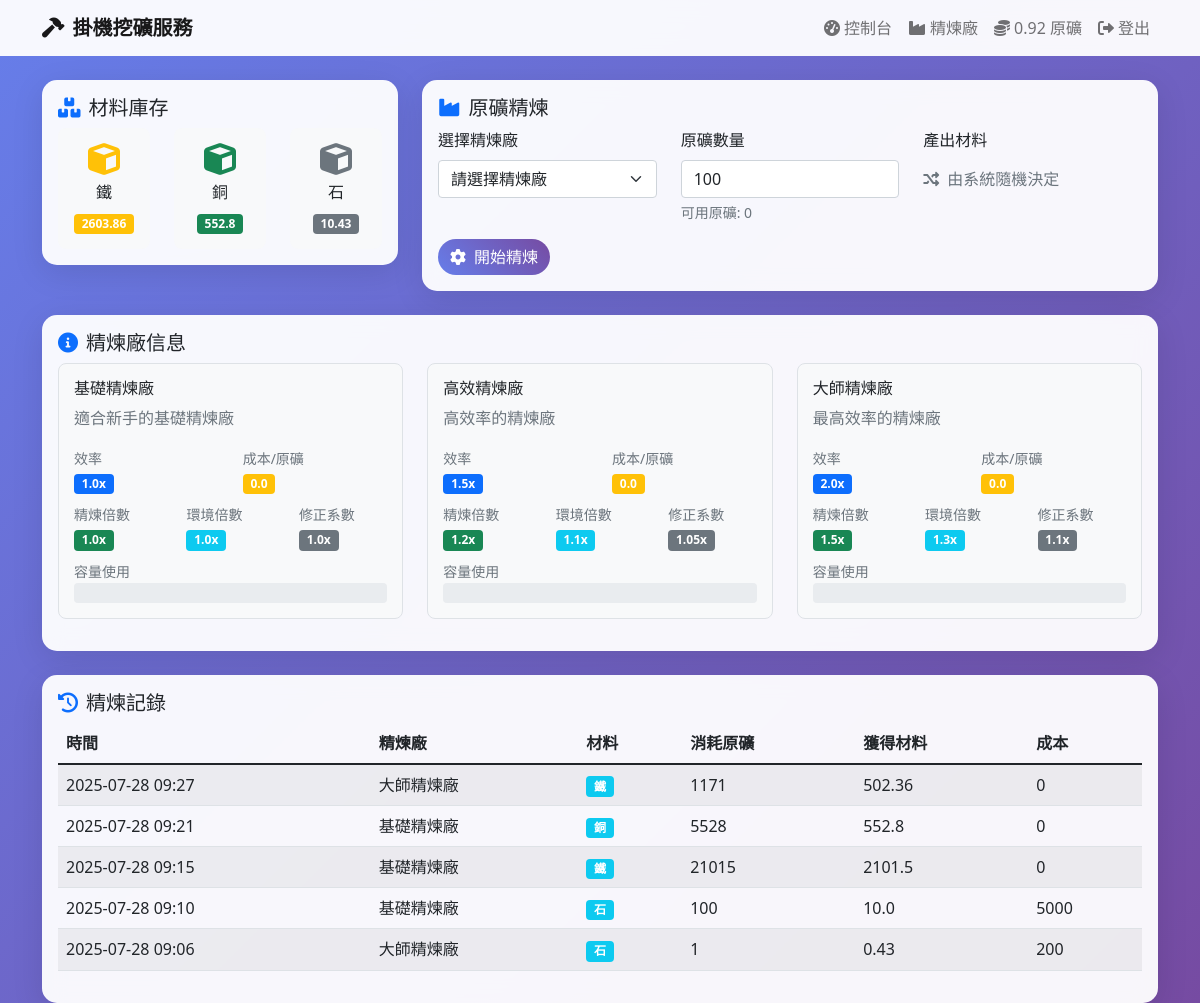
The page /refinery (signed in) on the database its author committed.
### app.py (models this page shows)
class User(UserMixin, db.Model):
    id = db.Column(db.Integer, primary_key=True)
    username = db.Column(db.String(80), unique=True, nullable=False)
    email = db.Column(db.String(120), unique=True, nullable=False)
    password_hash = db.Column(db.String(120), nullable=False)
    created_at = db.Column(db.DateTime, default=datetime.utcnow)
    balance = db.Column(db.Float, default=0.0)  # 原礦餘額
    level = db.Column(db.Integer, default=1)  # 用戶等級
    experience = db.Column(db.Float, default=0.0)  # 經驗值
    total_mining_time = db.Column(db.Float, default=0.0)  # 總挖礦時間
    consecutive_mining_days = db.Column(db.Integer, default=0)  # 連續挖礦天數
    last_mining_date = db.Column(db.Date)  # 最後挖礦日期
    iron = db.Column(db.Float, default=0.0)  # 鐵
    copper = db.Column(db.Float, default=0.0)  # 銅
    stone = db.Column(db.Float, default=0.0)  # 石
    mining_sessions = db.relationship('MiningSession', backref='user', lazy=True)
    rewards = db.relationship('Reward', backref='user', lazy=True)
    refining_records = db.relationship('RefiningRecord', backref='user', lazy=True)

class Refinery(db.Model):
    id = db.Column(db.Integer, primary_key=True)
    name = db.Column(db.String(100), nullable=False)
    description = db.Column(db.Text)
    is_active = db.Column(db.Boolean, default=True)  # 精煉廠開關
    efficiency = db.Column(db.Float, default=1.0)  # 精煉效率
    cost_per_ore = db.Column(db.Float, default=100.0)  # 每單位原礦精煉成本
    max_capacity = db.Column(db.Integer, default=1000)  # 最大容量
    current_usage = db.Column(db.Integer, default=0)  # 當前使用量
    refining_multiplier = db.Column(db.Float, default=1.0)  # 精煉倍數
    environment_multiplier = db.Column(db.Float, default=1.0)  # 環境倍數
    correction_factor = db.Column(db.Float, default=1.0)  # 修正系數

class RefiningRecord(db.Model):
    id = db.Column(db.Integer, primary_key=True)
    user_id = db.Column(db.Integer, db.ForeignKey('user.id'), nullable=False)
    refinery_id = db.Column(db.Integer, db.ForeignKey('refinery.id'), nullable=False)
    material_id = db.Column(db.Integer, db.ForeignKey('material.id'), nullable=False)
    ore_amount = db.Column(db.Float, nullable=False)  # 消耗原礦數量
    material_amount = db.Column(db.Float, nullable=False)  # 獲得材料數量
    refining_time = db.Column(db.DateTime, default=datetime.utcnow)
    cost = db.Column(db.Float, nullable=False)  # 精煉成本
    refinery = db.relationship('Refinery', foreign_keys=[refinery_id])
    material = db.relationship('Material', foreign_keys=[material_id])

class Material(db.Model):
    id = db.Column(db.Integer, primary_key=True)
    name = db.Column(db.String(50), nullable=False)
    description = db.Column(db.Text)
    base_value = db.Column(db.Float, default=0.0)  # 基礎價值
    rarity = db.Column(db.String(20), default='common')  # 稀有度
    is_active = db.Column(db.Boolean, default=True)  # 是否可精煉

### app.py (the view)
@app.route('/refinery')
@login_required
def refinery():
    refineries = Refinery.query.filter_by(is_active=True).all()
    materials = get_refining_materials()
    recent_refining = RefiningRecord.query.filter_by(user_id=current_user.id).order_by(
        RefiningRecord.refining_time.desc()
    ).limit(10).all()
    return render_template('refinery.html',
                          refineries=refineries,
                          materials=materials,
                          recent_refining=recent_refining)

### app.py (called while the page is built)
@login_manager.user_loader
def load_user(user_id):
    return User.query.get(int(user_id))

def get_refining_materials():
    return Material.query.filter_by(is_active=True).all()

### templates/refinery.html (shortened to what this page needs)
{% extends "base.html" %}
{% block content %}
<div class="row">
    <div class="col-md-4 mb-4">
        <div class="card">
            <div class="card-body">
                <h5 class="card-title">
                    <i class="fas fa-boxes text-primary me-2"></i>材料庫存
                </h5>
                <div class="row">
                    <div class="col-4 text-center">
                        <div class="material-item">
                            <i class="fas fa-cube text-warning fa-2x mb-2"></i>
                            <h6>鐵</h6>
                            <span class="badge bg-warning">{{ current_user.iron|round(2) }}</span>
                        </div>
                    </div>
                    <div class="col-4 text-center">
                        <div class="material-item">
                            <i class="fas fa-cube text-success fa-2x mb-2"></i>
                            <h6>銅</h6>
                            <span class="badge bg-success">{{ current_user.copper|round(2) }}</span>
                        </div>
                    </div>
                    <div class="col-4 text-center">
                        <div class="material-item">
                            <i class="fas fa-cube text-secondary fa-2x mb-2"></i>
                            <h6>石</h6>
                            <span class="badge bg-secondary">{{ current_user.stone|round(2) }}</span>
                        </div>
                    </div>
                </div>
            </div>
        </div>
    </div>
    <div class="col-md-8 mb-4">
        <div class="card">
            <div class="card-body">
                <h5 class="card-title">
                    <i class="fas fa-industry text-primary me-2"></i>原礦精煉
                </h5>
                <form method="POST" action="{{ url_for('refine') }}">
                    <div class="row">
                        <div class="col-md-4 mb-3">
                            <label for="refinery_id" class="form-label">選擇精煉廠</label>
                            <select class="form-select" id="refinery_id" name="refinery_id" required>
                                <option value="">請選擇精煉廠</option>
                            </select>
                        </div>
                        <div class="col-md-4 mb-3">
                            <label for="ore_amount" class="form-label">原礦數量</label>
                            <input type="number" class="form-control" id="ore_amount" name="ore_amount"
                                   min="1" max="{{ current_user.balance|int }}" value="100" required>
                            <div class="form-text">可用原礦: {{ current_user.balance|int }}</div>
                        </div>
                        <div class="col-md-4 mb-3">
                            <label class="form-label">產出材料</label>
                            <div class="form-control-plaintext text-muted">
                                <i class="fas fa-random me-2"></i>由系統隨機決定
                            </div>
                        </div>
                    </div>
                    <button type="submit" class="btn btn-primary">
                        <i class="fas fa-cog me-2"></i>開始精煉
                    </button>
                </form>
            </div>
        </div>
    </div>
</div>
<div class="row mb-4">
    <div class="col-12">
        <div class="card">
            <div class="card-body">
                <h5 class="card-title">
                    <i class="fas fa-info-circle text-primary me-2"></i>精煉廠信息
                </h5>
                <div class="row">
                    {% for refinery in refineries %}
                    <div class="col-md-4 mb-3">
                        <div class="refinery-info">
                            <h6>{{ refinery.name }}</h6>
                            <p class="text-muted">{{ refinery.description }}</p>
                            <div class="row">
                                <div class="col-6">
                                    <small class="text-muted">效率</small><br>
                                    <span class="badge bg-primary">{{ refinery.efficiency }}x</span>
                                </div>
                                <div class="col-6">
                                    <small class="text-muted">成本/原礦</small><br>
                                    <span class="badge bg-warning">{{ refinery.cost_per_ore }}</span>
                                </div>
                            </div>
                            <div class="row mt-2">
                                <div class="col-4">
                                    <small class="text-muted">精煉倍數</small><br>
                                    <span class="badge bg-success">{{ refinery.refining_multiplier }}x</span>
                                </div>
                                <div class="col-4">
                                    <small class="text-muted">環境倍數</small><br>
                                    <span class="badge bg-info">{{ refinery.environment_multiplier }}x</span>
                                </div>
                                <div class="col-4">
                                    <small class="text-muted">修正系數</small><br>
                                    <span class="badge bg-secondary">{{ refinery.correction_factor }}x</span>
                                </div>
                            </div>
                            <div class="mt-2">
                                <small class="text-muted">容量使用</small>
                                <div class="progress">
                                </div>
                            </div>
                        </div>
                    </div>
                    {% endfor %}
                </div>
            </div>
        </div>
    </div>
</div>
<div class="row">
    <div class="col-12">
        <div class="card">
            <div class="card-body">
                <h5 class="card-title">
                    <i class="fas fa-history text-primary me-2"></i>精煉記錄
                </h5>
                {% if recent_refining %}
                <div class="table-responsive">
                    <table class="table table-striped">
                        <thead>
                            <tr>
                                <th>時間</th>
                                <th>精煉廠</th>
                                <th>材料</th>
                                <th>消耗原礦</th>
                                <th>獲得材料</th>
                                <th>成本</th>
                            </tr>
                        </thead>
                        <tbody>
                            {% for record in recent_refining %}
                            <tr>
                                <td>{{ record.refining_time.strftime('%Y-%m-%d %H:%M') }}</td>
                                <td>{{ record.refinery.name }}</td>
                                <td>
                                    <span class="badge bg-info">{{ record.material.name }}</span>
                                </td>
                                <td>{{ record.ore_amount|int }}</td>
                                <td>{{ record.material_amount|round(2) }}</td>
                                <td>{{ record.cost|int }}</td>
                            </tr>
                            {% endfor %}
                        </tbody>
                    </table>
                </div>
                {% else %}
                <div class="text-center text-muted">
                    <i class="fas fa-inbox fa-3x mb-3"></i>
                    <p>暫無精煉記錄</p>
                </div>
                {% endif %}
            </div>
        </div>
    </div>
</div>
{% endblock %}

### templates/base.html (shortened to what this page needs)
<!DOCTYPE html>
<html lang="zh-TW">
<head>
    <link href="https://cdn.jsdelivr.net/npm/bootstrap@5.1.3/dist/css/bootstrap.min.css" rel="stylesheet">
    <link href="https://cdnjs.cloudflare.com/ajax/libs/font-awesome/6.0.0/css/all.min.css" rel="stylesheet">
</head>
<body>
    <nav class="navbar navbar-expand-lg navbar-light">
        <div class="container">
            <a class="navbar-brand fw-bold" href="{{ url_for('index') }}">
                <i class="fas fa-hammer me-2"></i>掛機挖礦服務
            </a>
            <div class="collapse navbar-collapse" id="navbarNav">
                <ul class="navbar-nav ms-auto">
                    {% if current_user.is_authenticated %}
                        <li class="nav-item">
                            <a class="nav-link" href="{{ url_for('dashboard') }}">
                                <i class="fas fa-tachometer-alt me-1"></i>控制台
                            </a>
                        </li>
                        <li class="nav-item">
                            <a class="nav-link" href="{{ url_for('refinery') }}">
                                <i class="fas fa-industry me-1"></i>精煉廠
                            </a>
                        </li>
                        <li class="nav-item">
                            <span class="nav-link">
                                <i class="fas fa-coins me-1"></i>{{ current_user.balance|round(2) }} 原礦
                            </span>
                        </li>
                        <li class="nav-item">
                            <a class="nav-link" href="{{ url_for('logout') }}">
                                <i class="fas fa-sign-out-alt me-1"></i>登出
                            </a>
                        </li>
                    {% endif %}
                </ul>
            </div>
        </div>
    </nav>
    <div class="container mt-4">
        {% block content %}{% endblock %}
    </div>
</body>
</html>

### templates/base.html (style rules this page uses)
body { background: linear-gradient(135deg, #667eea 0%, #764ba2 100%); min-height: 100vh; }
.navbar { background: rgba(255, 255, 255, 0.95) !important; backdrop-filter: blur(10px); }
.card { background: rgba(255, 255, 255, 0.95); backdrop-filter: blur(10px); border: none; border-radius: 15px; box-shadow: 0 8px 32px rgba(0, 0, 0, 0.1); }
.btn-primary { background: linear-gradient(45deg, #667eea, #764ba2); border: none; border-radius: 25px; }

### templates/refinery.html (style rules this page uses)
.material-item { padding: 15px; border-radius: 8px; background: #f8f9fa; transition: all 0.3s ease; }
.refinery-info { padding: 15px; border: 1px solid #dee2e6; border-radius: 8px; background: #f8f9fa; }
.progress { height: 20px; }

### rows shown on the page
User: balance "0.92", iron "2603.86", copper "552.8", stone "10.43", ore_amount "100", balance "0"
Refinery: name "基礎精煉廠", description "適合新手的基礎精煉廠", efficiency "1.0", cost_per_ore "0.0", refining_multiplier "1.0", environment_multiplier "1.0", correction_factor "1.0"
Refinery: name "高效精煉廠", description "高效率的精煉廠", efficiency "1.5", cost_per_ore "0.0", refining_multiplier "1.2", environment_multiplier "1.1", correction_factor "1.05"
Refinery: name "大師精煉廠", description "最高效率的精煉廠", efficiency "2.0", cost_per_ore "0.0", refining_multiplier "1.5", environment_multiplier "1.3", correction_factor "1.1"
RefiningRecord: refining_time "2025-07-28 09:27", refinery.name "大師精煉廠", material.name "鐵", ore_amount "1171", material_amount "502.36", cost "0"
RefiningRecord: refining_time "2025-07-28 09:21", refinery.name "基礎精煉廠", material.name "銅", ore_amount "5528", material_amount "552.8", cost "0"
RefiningRecord: refining_time "2025-07-28 09:15", refinery.name "基礎精煉廠", material.name "鐵", ore_amount "21015", material_amount "2101.5", cost "0"
RefiningRecord: refining_time "2025-07-28 09:10", refinery.name "基礎精煉廠", material.name "石", ore_amount "100", material_amount "10.0", cost "5000"
RefiningRecord: refining_time "2025-07-28 09:06", refinery.name "大師精煉廠", material.name "石", ore_amount "1", material_amount "0.43", cost "200"
